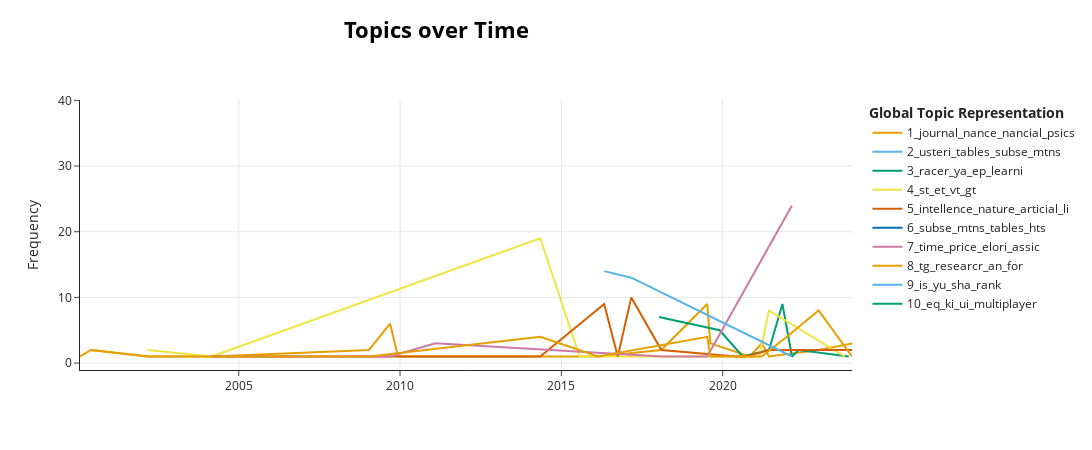

Source (notebook cell):
### Code cell
timestamps = dfx1['published'].values.tolist()
topics_over_time = model.topics_over_time(docs, timestamps)
model.visualize_topics_over_time(topics_over_time, topics=[1,2,3,4,5,6,7,8,9,10])

### Figure 1 — Plotly figure (JSON) as saved in the notebook; plotly's stock layout.template omitted (floating-point values rounded to 4 significant figures)
{"data": [{"hoverinfo": "text", "hovertext": ["<b>Topic 1</b><br>Words: ert, internatnal, nancial, asset, sadiego", "<b>Topic 1</b><br>Words: journal, ters, cambridge, nancial, york", "<b>Topic 1</b><br>Words: farmer, psics, ph, ys, rou", "<b>Topic 1</b><br>Words: rev, brand, ys, optprici, ph", "<b>Topic 1</b><br>Words: princeto, obey, calculus, markets, oatnal", "<b>Topic 1</b><br>Words: psics, chara, statistical, journal, bart", "<b>Topic 1</b><br>Words: low, volatity, business, matcs, estimati", "<b>Topic 1</b><br>Words: mayer, math, beescr, nom, free", "<b>Topic 1</b><br>Words: pe, istochastic, path, ux, par", "<b>Topic 1</b><br>Words: journal, nance, prici, tnal, nancial", "<b>Topic 1</b><br>Words: vno, consumer, nancial, disetnary, care", "<b>Topic 1</b><br>Words: journal, nancial, nance, cox, ross", "<b>Topic 1</b><br>Words: antov, mass, seor, jac, journal", "<b>Topic 1</b><br>Words: rough, aqu, journal, ssel, hawks", "<b>Topic 1</b><br>Words: share, tfour, seez, seunless, seors", "<b>Topic 1</b><br>Words: aer, makers, evans, swap, team", "<b>Topic 1</b><br>Words: journal, causal, nance, economics, economic", "<b>Topic 1</b><br>Words: journal, nance, ajournal, idari, branas"], "marker": {"color": "#E69F00"}, "mode": "lines", "name": "1_journal_nance_nancial_psics", "type": "scatter", "x": ["2000-06-02T12:03:25+00:00", "2002-03-03T23:59:06+00:00", "2002-03-25T12:53:09+00:00", "2004-02-29T22:06:05+00:00", "2009-01-14T07:47:18+00:00", "2009-09-10T15:25:45+00:00", "2009-12-08T21:47:01+00:00", "2010-02-14T01:32:57+00:00", "2016-02-19T10:13:34+00:00", "2018-02-05T09:26:13+00:00", "2019-07-09T21:33:49+00:00", "2019-08-14T05:22:32+00:00", "2020-11-01T16:49:58+00:00", "2021-03-17T14:43:30+00:00", "2021-06-08T05:26:58+00:00", "2022-12-21T12:22:50+00:00", "2023-11-28T07:28:08+00:00", "2024-01-03T14:06:06+00:00"], "y": [2, 1, 1, 1, 2, 6, 1, 1, 1, 2, 9, 3, 1, 3, 1, 2, 3, 3]}, {"hoverinfo": "text", "hovertext": ["<b>Topic 2</b><br>Words: usteri, tables, subse, mtns, hts"], "marker": {"color": "#56B4E9"}, "mode": "lines", "name": "2_usteri_tables_subse_mtns", "type": "scatter", "x": ["2017-03-02T10:39:59+00:00"], "y": [38]}, {"hoverinfo": "text", "hovertext": ["<b>Topic 3</b><br>Words: net, neural, vaor, kh, networks", "<b>Topic 3</b><br>Words: bermuda, ep, adam, learni, surface", "<b>Topic 3</b><br>Words: tsihua, network, guaxi, neural, faor", "<b>Topic 3</b><br>Words: miami, nakagawa, major, ep, conference", "<b>Topic 3</b><br>Words: ya, ep, learni, tradi, reinforcement", "<b>Topic 3</b><br>Words: racer, us, lli, ops, ya", "<b>Topic 3</b><br>Words: results, strategy, bands, result, aro", "<b>Topic 3</b><br>Words: iep, nance, ep, learni, noeichmanwood", "<b>Topic 3</b><br>Words: nberg, modi, lia, ni, ros"], "marker": {"color": "#009E73"}, "mode": "lines", "name": "3_racer_ya_ep_learni", "type": "scatter", "x": ["2018-01-09T03:35:20+00:00", "2019-11-27T15:45:06+00:00", "2020-08-14T07:44:49+00:00", "2021-06-08T05:26:58+00:00", "2021-11-07T00:34:32+00:00", "2021-11-07T01:03:15+00:00", "2022-02-23T05:02:27+00:00", "2022-05-09T23:57:47+00:00", "2023-11-28T07:28:08+00:00"], "y": [7, 5, 1, 2, 9, 9, 1, 2, 1]}, {"hoverinfo": "text", "hovertext": ["<b>Topic 4</b><br>Words: st, winner, former, seller, dow", "<b>Topic 4</b><br>Words: next, brownish, with, note, st", "<b>Topic 4</b><br>Words: st, vt, dt, suppose, vc", "<b>Topic 4</b><br>Words: st, veuro, mgood, wabove, furtr", "<b>Topic 4</b><br>Words: st, introduat, goldmaabstra, jun, mid", "<b>Topic 4</b><br>Words: analytic, st, greefunrel, place, catable", "<b>Topic 4</b><br>Words: st, gt, et, mult, rt", "<b>Topic 4</b><br>Words: usly, brancollege, st, tag, vt"], "marker": {"color": "#F0E442"}, "mode": "lines", "name": "4_st_et_vt_gt", "type": "scatter", "x": ["2002-03-03T23:59:06+00:00", "2004-02-29T22:06:05+00:00", "2014-05-07T01:13:23+00:00", "2015-07-26T16:19:17+00:00", "2018-12-10T09:36:39+00:00", "2021-02-16T18:22:12+00:00", "2021-06-08T05:26:58+00:00", "2023-10-13T15:19:31+00:00"], "y": [2, 1, 19, 1, 1, 1, 8, 1]}, {"hoverinfo": "text", "hovertext": ["<b>Topic 5</b><br>Words: ts, ters, brand, all, market", "<b>Topic 5</b><br>Words: ptrow, psics, newmamorgenstertory, usb, klemer", "<b>Topic 5</b><br>Words: krishna, rou, intellence, stanley, ph", "<b>Topic 5</b><br>Words: dance, ph, stanford, ic, solutns", "<b>Topic 5</b><br>Words: nature, li, gut, intellence, wa", "<b>Topic 5</b><br>Words: my, kelly, vno, michael, chi", "<b>Topic 5</b><br>Words: intellence, nature, gut, articial, li", "<b>Topic 5</b><br>Words: free, guerre, du, la, fu", "<b>Topic 5</b><br>Words: ix, xs, id, iya, rd", "<b>Topic 5</b><br>Words: mao, ec, genetic, raw, via", "<b>Topic 5</b><br>Words: ya, wa, global, alta, barra", "<b>Topic 5</b><br>Words: font, quant, icombini, shorte, hg", "<b>Topic 5</b><br>Words: qo, alexanr, ky, gui, phippe"], "marker": {"color": "#D55E00"}, "mode": "lines", "name": "5_intellence_nature_articial_li", "type": "scatter", "x": ["2004-02-29T22:06:05+00:00", "2004-06-18T12:50:24+00:00", "2009-09-10T15:25:45+00:00", "2014-05-07T01:13:23+00:00", "2016-04-29T09:11:34+00:00", "2016-09-30T05:39:05+00:00", "2017-03-02T10:39:59+00:00", "2018-02-05T09:26:13+00:00", "2020-05-30T08:14:49+00:00", "2020-08-14T07:44:49+00:00", "2020-09-22T12:57:10+00:00", "2021-06-08T05:26:58+00:00", "2024-01-03T14:06:06+00:00"], "y": [1, 1, 1, 1, 9, 1, 10, 2, 1, 1, 1, 2, 2]}, {"hoverinfo": "text", "hovertext": ["<b>Topic 6</b><br>Words: subse, mtns, tables, hts, uster"], "marker": {"color": "#0072B2"}, "mode": "lines", "name": "6_subse_mtns_tables_hts", "type": "scatter", "x": ["2017-03-02T10:39:59+00:00"], "y": [32]}, {"hoverinfo": "text", "hovertext": ["<b>Topic 7</b><br>Words: ke, iyields, through, pad, simarly", "<b>Topic 7</b><br>Words: subia, ime, time, normalized, onumber", "<b>Topic 7</b><br>Words: time, normalized, ly, modi, zoom", "<b>Topic 7</b><br>Words: wliam, share, leaedward, conusit, referencleonard", "<b>Topic 7</b><br>Words: time, leaf, storm, price, ma", "<b>Topic 7</b><br>Words: time, price, elori, assic, keltner"], "marker": {"color": "#CC79A7"}, "mode": "lines", "name": "7_time_price_elori_assic", "type": "scatter", "x": ["2004-02-29T22:06:05+00:00", "2009-09-10T15:25:45+00:00", "2011-02-03T13:46:49+00:00", "2018-02-13T00:49:20+00:00", "2019-07-09T21:33:49+00:00", "2022-02-23T05:02:27+00:00"], "y": [1, 1, 3, 1, 1, 24]}, {"hoverinfo": "text", "hovertext": ["<b>Topic 8</b><br>Words: from, tse, note, to, for", "<b>Topic 8</b><br>Words: si, ivery, ance, iour, had", "<b>Topic 8</b><br>Words: dasd, pt, tpt, cired, dots", "<b>Topic 8</b><br>Words: ness, donot, iotr, samplskew, words", "<b>Topic 8</b><br>Words: tg, at, note, re, forwards", "<b>Topic 8</b><br>Words: map, tg, researcr, an, for", "<b>Topic 8</b><br>Words: anotr, caho, atrars, square, asyetry", "<b>Topic 8</b><br>Words: arithmetic, asince, si, with, be", "<b>Topic 8</b><br>Words: bat, ged, on, size, that", "<b>Topic 8</b><br>Words: but, suhawks, evemay, suemically, cafrom", "<b>Topic 8</b><br>Words: researcr, an, revier, day, son", "<b>Topic 8</b><br>Words: before, withaa, tfol, iafor, dick", "<b>Topic 8</b><br>Words: eh, eisenberg, sein, phras, flesh"], "marker": {"color": "#E69F00"}, "mode": "lines", "name": "8_tg_researcr_an_for", "type": "scatter", "x": ["2000-01-31T03:48:42+00:00", "2000-06-02T12:03:25+00:00", "2002-03-03T23:59:06+00:00", "2009-01-14T07:47:18+00:00", "2014-05-07T01:13:23+00:00", "2016-02-19T10:13:34+00:00", "2019-07-09T21:33:49+00:00", "2019-08-14T05:22:32+00:00", "2019-11-27T15:45:06+00:00", "2021-03-17T14:43:30+00:00", "2021-12-27T14:48:03+00:00", "2022-12-21T12:22:50+00:00", "2024-01-03T14:06:06+00:00"], "y": [1, 2, 1, 1, 4, 1, 4, 1, 1, 1, 4, 8, 1]}, {"hoverinfo": "text", "hovertext": ["<b>Topic 9</b><br>Words: is, rank, yu, sha, hare", "<b>Topic 9</b><br>Words: yu, sha, is, rank, so", "<b>Topic 9</b><br>Words: tul, sha, chi, otse, aro"], "marker": {"color": "#56B4E9"}, "mode": "lines", "name": "9_is_yu_sha_rank", "type": "scatter", "x": ["2016-04-29T09:11:34+00:00", "2017-03-02T10:39:59+00:00", "2022-02-23T05:02:27+00:00"], "y": [14, 13, 1]}, {"hoverinfo": "text", "hovertext": ["<b>Topic 10</b><br>Words: eq, ki, ui, multiplayer, page"], "marker": {"color": "#009E73"}, "mode": "lines", "name": "10_eq_ki_ui_multiplayer", "type": "scatter", "x": ["2021-02-16T18:22:12+00:00"], "y": [23]}], "layout": {"height": 450, "hoverlabel": {"bgcolor": "white", "font": {"family": "Rockwell", "size": 16}}, "legend": {"title": {"text": "<b>Global Topic Representation"}}, "title": {"font": {"color": "Black", "size": 22}, "text": "<b>Topics over Time</b>", "x": 0.4, "xanchor": "center", "y": 0.95, "yanchor": "top"}, "width": 1250, "xaxis": {"showgrid": true}, "yaxis": {"showgrid": true, "title": {"text": "Frequency"}}}}
